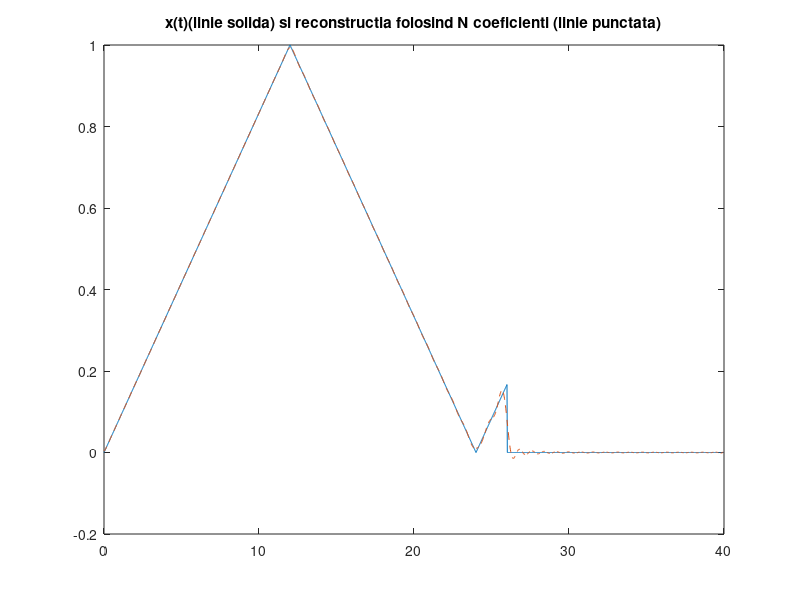
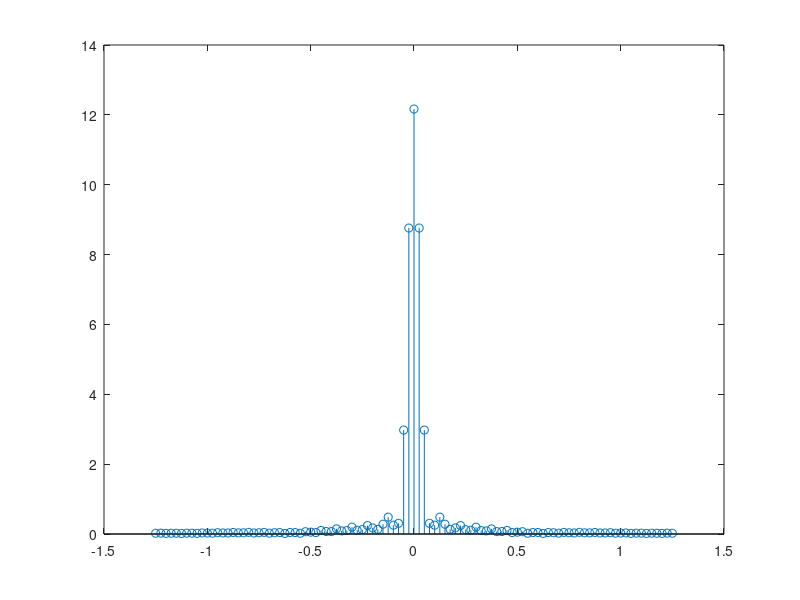

The MATLAB script that drew these images, in order:

P=40; 
D=26; 
w0=2*pi/P; 
t_tr=0:0.02:D;
x_tr= sawtooth((pi/12)*t_tr,0.5)/2+0.5; 
t = 0:0.02:P; 
x = zeros(1,length(t)); 
x(t<=D)=x_tr; 
figure(1);
plot(t,x); 
title('x(t)(linie solida) si reconstructia folosind N coeficienti (linie punctata)');
hold on;


for k=-50:50
    x_t = x_tr;
    x_t = x_t .* exp(-j*k*w0*t_tr); 
    X(k+51)=0; 
    for i = 1: length(t_tr)-1
        X(k+51) = X(k+51) + (t_tr(i+1)-t_tr(i))* (x_t(i)+x_t(i+1))/2; 
    end
end
    


for i = 1: length(t)
    x_finit(i) = 0;
    for k=-50:50
        x_finit(i) = x_finit(i) + (1/P)*X(k+51)*exp(j*k*w0*t(i)); 
    end
end
plot(t,x_finit,'--'); 
figure(2);
w=-50*w0:w0:50*w0; 
stem(w/(2*pi),abs(X)); 

